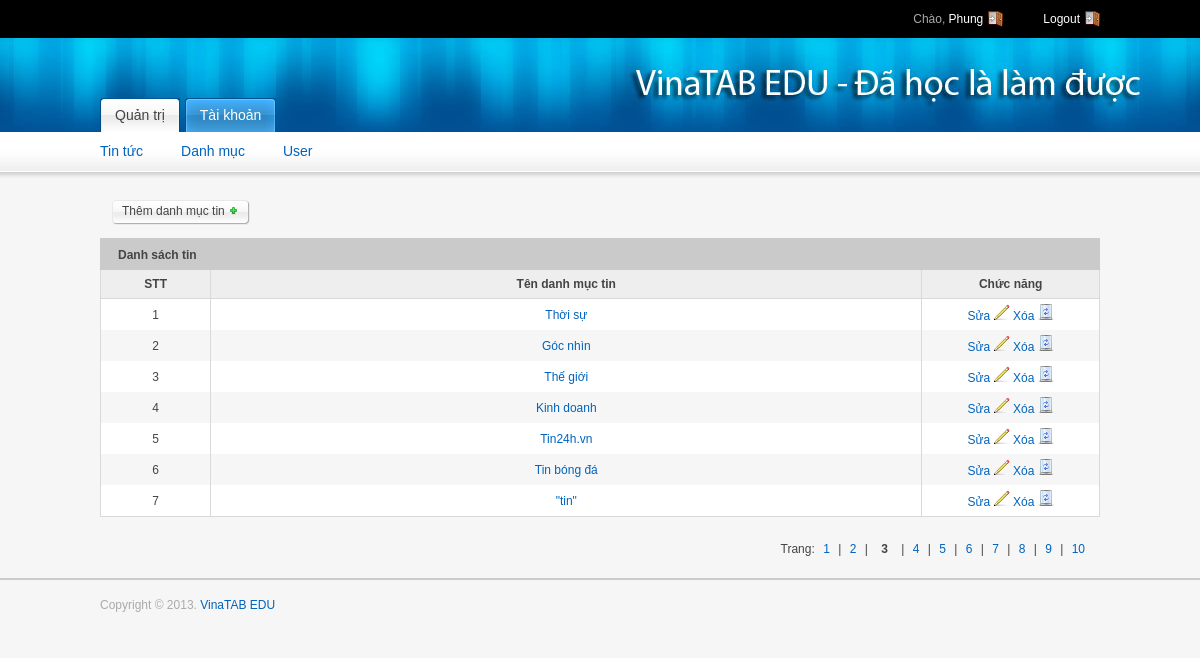
/admin/indexCat.php (signed in), run on the app's committed database.
### tables this page shows
CREATE TABLE `category` (
  `id_cat` int(255) NOT NULL,
  `name` varchar(120) NOT NULL
);

### admin/indexCat.php (the view, shortened to what this page needs)
<?php require_once $_SERVER['DOCUMENT_ROOT'].'/BNews/templates/admin/inc/header.php';?>
<?php require_once $_SERVER['DOCUMENT_ROOT'].'/BNews/function/dbconnect.php';?>
<div class="bottom-spacing">
	  <div class="float-left">
		  <a href="addCat.php" class="button">
			<span>Thêm danh mục tin <img src="/BNews/templates/admin/images/plus-small.gif" alt="Thêm tin"></span>
		  </a>
	  </div>
</div>
<div class="grid_12">
	<div class="module">
		<h2><span>Danh sách tin</span></h2>
		<div class="module-table-body">
			<form action="">
			<table id="myTable" class="tablesorter">
				<thead>
					<tr>
						<th style="width:3%; text-align: center;">STT</th>
						<th style="width:20%">Tên danh mục tin</th>
						<th style="width:5%; text-align: center;">Chức năng</th>
					</tr>
				</thead>
				<tbody>
				<?php
					$sql = "SELECT * FROM category";
					$result = $mysqli->query($sql);
					$i = 1;
					while($rows = mysqli_fetch_assoc($result)){
					$id_cat = $rows['id_cat'];
					$tendanhmuctin = $rows['name'];
				?>
					<tr>
						<td class="align-center"><?php echo $i; ?></td>
						<td class="align-center"><a href=""><?php echo $tendanhmuctin; ?></a></td>
						<td align="center">
							<a href="editCat.php?idcat=<?php echo $id_cat; ?>">Sửa <img src="/BNews/templates/admin/images/pencil.gif" alt="edit" /></a>
							<a href="delCat.php?idcat=<?php echo $id_cat; ?>">Xóa <img src="/BNews/templates/admin/images/bin.gif" width="16" height="16" alt="delete" /></a>
						</td>
					</tr>
					<?php
					$i++;
					}
					?>
				</tbody>
			</table>
			</form>
		 </div>
	</div>
		 <div class="pagination">
			<div class="numbers">
				<span>Trang:</span>
				<a href="">1</a>
				<span>|</span>
				<a href="">2</a>
				<span>|</span>
				<span class="current">3</span>
				<span>|</span>
				<a href="">4</a>
				<span>|</span>
				<a href="">5</a>
				<span>|</span>
				<a href="">6</a>
				<span>|</span>
				<a href="">7</a>
				<span>|</span>
				<a href="">8</a>
				<span>|</span>
				<a href="">9</a>
				<span>|</span>
				<a href="">10</a>
			</div>
		 </div>
</div>
<?php require_once $_SERVER['DOCUMENT_ROOT'].'/BNews/templates/admin/inc/footer.php';?>

### templates/admin/css/styles.css (style rules this page uses)
html, body, div, span, applet, object, iframe, h1, h2, h3, h4, h5, h6, p, blockquote, pre, a, abbr, acronym, address, big, cite, code, del, dfn, em, font, img, ins, kbd, q, s, samp, small, strike, strong, sub, sup, tt, var, b, u, i, center, dl, dt, dd, ol, ul, li, fieldset, form, label, legend, table, caption, tbody, tfoot, thead, tr, th, td { margin: 0; padding: 0; border: 0; outline: 0; font-size: 100%; background: transparent; }
body { line-height: 1; }
table { border-collapse: collapse; border-spacing: 0; }
body { font: 12px/1.5 tahoma,arial; color: #444444; background-color: #f6f6f6; }
h2 { font-size: 24px; letter-spacing: -1px; }
p, dl, hr, h1, h2, h3, h4, h5, h6, ol, ul, pre, table, address, fieldset { margin-bottom: 15px; }
a, a:visited { color:#0063be; text-decoration: none; }
.align-center { text-align: center; }
.float-left { float: left; }
.bottom-spacing { margin: 12px; }
div.module { float: left; margin-bottom: 10px; width: 100%; }
div.module div.module-table-body { padding: 0; float: left; width: 100%; }
div.module h2 { background: #cacaca; display: block; float: left; height: 32px; margin-right: 0px; padding-right: 0px; text-decoration: none; color: #444444; font-family: Arial, Helvetica, sans-serif; font-size:12px; font-weight:bold; width: 100%; margin-bottom: 0; letter-spacing: normal }
div.module h2 span { display: block; line-height: 20px; padding: 7px 0 5px 18px; }
div.module table { width: 100%; margin: 0 0 10px 0; border-left: 1px solid #d9d9d9; border-bottom: 1px solid #d9d9d9; }
div.module table th { background-color: #eeeeee; color: #444444; padding: 5px; border-right: 1px solid #d9d9d9; border-bottom: 1px solid #d9d9d9; }
div.module table td { background-color: #ffffff; padding: 5px;; border-right: 1px solid #d9d9d9; }
a.button { background: transparent url(../images/button-right-bg-m.gif) no-repeat scroll top right; display: block; float: left; height: 26px; padding-right: 11px; text-decoration: none; color: #444444; font-family: Arial, Helvetica, sans-serif; font-size:12px; }
a.button span { background: transparent url(../images/button-left-bg-m.gif) no-repeat top left; display: block; line-height: 15px; padding: 4px 0 7px 10px; }
.pagination { margin-bottom: 20px; float: right; }
.pagination .numbers { float: left; padding-top: 3px; margin-right: 15px; }
.pagination .numbers span { padding: 0 5px 0 5px; }
.pagination .current { font-weight: bold; }
#myTable td { vertical-align: middle; }
#myTable tr:nth-child(even) td { background: #F6F6F6 }

### data on the page
category: name "Thời sự"
category: name "Góc nhìn"
category: name "Thế giới"
category: name "Kinh doanh"
category: name "Tin24h.vn"
category: name "Tin bóng đá"
category: name "\"tin\""

### other printed values
$hoten "Phung"
